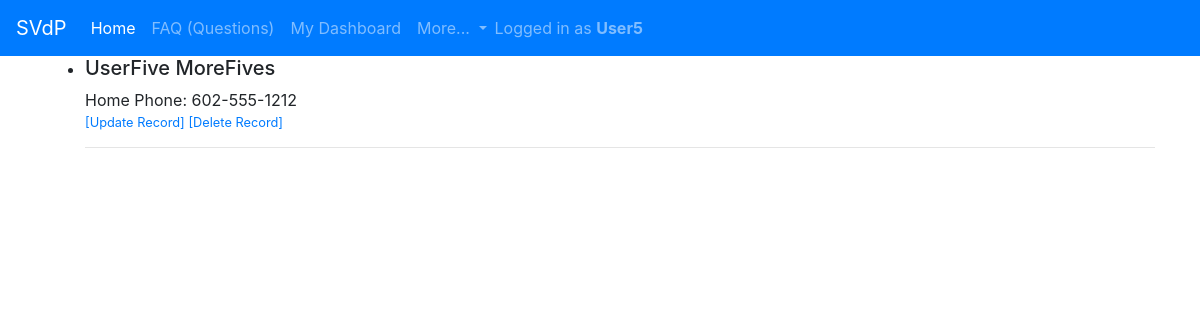
Page /contact_list/ (signed in) on the committed database.
### home/models.py (models this page shows, shortened)
class Contact(models.Model):
    username = models.OneToOneField(User, on_delete=models.CASCADE, unique = True, null = True)
    first_name = models.CharField(max_length=200)
    middle_initial = models.CharField(max_length=10, blank=True)
    last_name = models.CharField(max_length=200)
    address1 = models.CharField(max_length=200)
    address2 = models.CharField(max_length=200, blank=True)
    city = models.CharField(max_length=200)
    state = models.CharField(max_length=200, default = 'AZ')
    zipcode = models.CharField(max_length=200)
    mobile_phone = models.CharField(max_length=200)
    home_phone = models.CharField(max_length=200, blank=True)
    email = models.CharField(max_length=200)
    DOB = models.DateField()
    veteran = models.BooleanField()

### home/views.py (the view)
# urls.py: path('contact_list/', login_required(ContactModelList.as_view()), name='contact_list' ),
class ContactModelList(OwnObjectsMixin, ListView):
    model = Contact
    def get_queryset(self):
        return self.model.objects.filter(username=self.request.user)

### home/templates/home/contact_list.html (shortened to what this page needs)
{% extends "base.html" %}
{% load static %}
{% block content %}
<ul>
    {% for object in object_list %}
      <li>
         <h5>{{ object.first_name }} {{ object.last_name }}</h5>
         Home Phone: {{ object.home_phone }}<br>
      </li>
      <h6><small><a href="/home/contact_update/{{ object.id }}/">[Update Record]</a>
      <a href="/home/contact_delete/{{ object.id }}/">[Delete Record]</a></small></h6>
      <hr/>
    {% empty %}
      <li>No Contact Information yet.</li>
      <br><a href="../">Add Record</a>
    {% endfor %}
</ul>
{% endblock %}

### templates/base.html (shortened to what this page needs)
<!DOCTYPE html>
<html>
  <head>
    <link rel="stylesheet" href="https://stackpath.bootstrapcdn.com/bootstrap/4.5.2/css/bootstrap.min.css">
  </head>
  <body>
    <nav class="navbar navbar-expand-lg navbar-dark bg-primary">
      <a class="navbar-brand" href="#">SVdP</a>
      <div class="collapse navbar-collapse" id="navbarNavDropdown">
        <ul class="navbar-nav">
          <li class="nav-item active">
            <a class="nav-link" href="/home">Home <span class="sr-only">(current)</span></a>
          </li>
          <li class="nav-item">
            <a class="nav-link" href="/home/hpapp_faq">FAQ (Questions)</a>
          </li>
          {% if user.is_authenticated %}
              <li class="nav-item">
                <a class="nav-link" href="{% url 'home:dashboard' %}">My Dashboard</a>
              </li>
          {% endif %}
          <li class="nav-item dropdown">
            <a class="nav-link dropdown-toggle" href="#" id="navbarDropdownMenuLink" role="button" data-toggle="dropdown" aria-haspopup="true" aria-expanded="false">
              More...
            </a>
          </li>
        </ul>
        {% if user.is_authenticated %}
        <span class="navbar-text">
          Logged in as <b>{{ user.username }}</b>
        </span>
        {% endif %}
      </div>
    </nav>
    {% block body %}
    <div class="container">
      {% block content %}
      {% endblock %}
      {% endblock %}
   </div>
  </body>
</html>

### rows in the picture
Contact: first_name "UserFive", last_name "MoreFives", home_phone "602-555-1212"

### other values in the picture
{{ user.username }} "User5"
